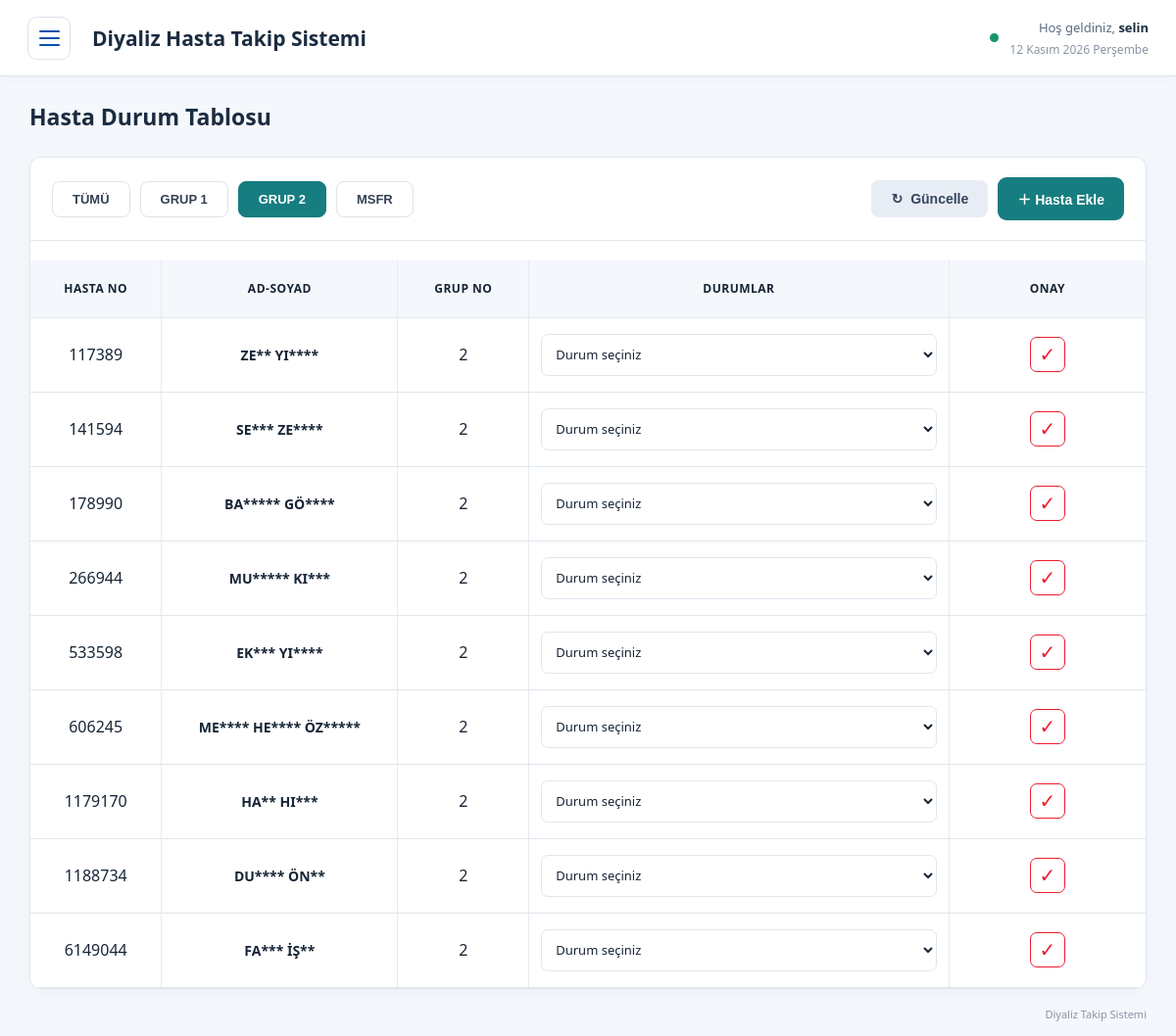
/hasta-ekrani (signed in), run on the app's committed database.
### tables this page shows
CREATE TABLE hastalar (
                hasta_no INTEGER PRIMARY KEY,
                ad_soyad TEXT NOT NULL,
                grup_no INTEGER NOT NULL
            , durum TEXT DEFAULT '', durum_tarihi TEXT, tv_onayli INTEGER NOT NULL DEFAULT 0);

### app.py (the view)
@app.route("/hasta-ekrani")
@giris_gerekli
def hasta_ekrani():
    with veritabani_baglantisi() as baglanti:
        hastalar = baglanti.execute("""
            SELECT hasta_no, ad_soyad, grup_no
            FROM hastalar
            ORDER BY hasta_no
        """).fetchall()
    return render_template(
        "hasta_yonetimi.html",
        kullanici_adi=session["kullanici_adi"],
        rol=session["rol"],
        hastalar=hastalar
    )

### app.py (called while the page is built)
def veritabani_baglantisi():
    baglanti = sqlite3.connect(DB_PATH)
    baglanti.row_factory = sqlite3.Row
    return baglanti

def giris_gerekli(f):
    @wraps(f)
    def decorated_function(*args, **kwargs):
        if "sekreter_id" not in session:
            flash("Devam etmek için giriş yapmalısınız.", "error")
            return redirect(url_for("login"))
        return f(*args, **kwargs)
    return decorated_function

### templates/hasta_yonetimi.html (shortened to what this page needs)
<!doctype html>
<html lang="tr">
<head>
  <link rel="stylesheet" href="{{ url_for('static', filename='hasta_yonetimi.css') }}">
  <link rel="stylesheet" href="{{ url_for('static', filename='ortak_navbar.css') }}">
</head>
<body>
  {% set aktif_sayfa = 'ana_sayfa' %}
  {% include 'admin_ust_menu.html' %}
  <main class="ana-icerik">
    <section class="sayfa-baslik">
      <div>
        <h2>Hasta Durum Tablosu</h2>
      </div>
    </section>
    <section class="tablo-panel">
      <div class="tablo-ust">
        <div class="grup-filtreleri">
          <button type="button" class="grup-buton aktif" data-grup="tum">
            TÜMÜ
          </button>
          <button type="button" class="grup-buton" data-grup="1">
            GRUP 1
          </button>
          <button type="button" class="grup-buton" data-grup="2">
            GRUP 2
          </button>
          <button type="button" class="grup-buton" data-grup="Misafir">
            MSFR
          </button>
        </div>
        <div class="hasta-buton-grubu">
            <button type="button" class="hasta-guncelle-buton" id="hastaGuncelleButonu">
                <span>↻</span> Güncelle
            </button>
            <button type="button" class="hasta-ekle-buton" id="hastaEkleButonu">
                <span>＋</span> Hasta Ekle
            </button>
        </div>
      </div>
      <div class="tablo-kaydirma">
        <table class="hasta-tablosu">
          <thead>
            <tr>
              <th>Hasta No</th>
              <th>Ad-Soyad</th>
              <th>Grup No</th>
              <th>Durumlar</th>
              <th>Onay</th>
            </tr>
          </thead>
          <tbody id="hastaTabloGovdesi">
            {% for hasta in hastalar %}
            <tr data-hasta-no="{{ hasta['hasta_no'] }}" data-hasta-adi="{{ hasta['ad_soyad'] }}"
              data-grup-no="{{ hasta['grup_no'] }}">
              <td>{{ hasta['hasta_no'] }}</td>
              <td class="hasta-adi">
                  {% set kelimeler = hasta['ad_soyad'].split() %}
                  {% for kelime in kelimeler %}
                      {{ kelime[:2] }}{{ '*' * (kelime|length - 2) }}{% if not loop.last %} {% endif %}
                  {% endfor %}
              </td>
              <td>{{ hasta['grup_no'] }}</td>
              <td>
                <select class="tablo-secimi durum-sec">
                  <option value="">Durum seçiniz</option>
                </select>
              </td>
              <td>
                <button type="button" class="onay-buton" title="Onayla">
                  ✓
                </button>
              </td>
            </tr>
            {% endfor %}
          </tbody>
        </table>
      </div>
    </section>
    <footer class="sayfa-alt">
      Diyaliz Takip Sistemi
    </footer>
  </main>
</body>
</html>

### data on the page
hastalar: hasta_no "117389", kelime "ZE" "YI", value "**" "****", grup_no "2"
hastalar: hasta_no "141594", kelime "SE" "ZE", value "***" "****", grup_no "2"
hastalar: hasta_no "178990", kelime "BA" "GÖ", value "*****" "****", grup_no "2"
hastalar: hasta_no "266944", kelime "MU" "KI", value "*****" "***", grup_no "2"
hastalar: hasta_no "533598", kelime "EK" "YI", value "***" "****", grup_no "2"
hastalar: hasta_no "606245", kelime "ME" "HE" "ÖZ", value "****" "****" "*****", grup_no "2"
hastalar: hasta_no "1179170", kelime "HA" "HI", value "**" "***", grup_no "2"
hastalar: hasta_no "1188734", kelime "DU" "ÖN", value "****" "**", grup_no "2"
hastalar: hasta_no "6149044", kelime "FA" "İŞ", value "***" "**", grup_no "2"

### other printed values
{{ session.get('kullanici_adi', 'Kullanıcı') }} "selin"
